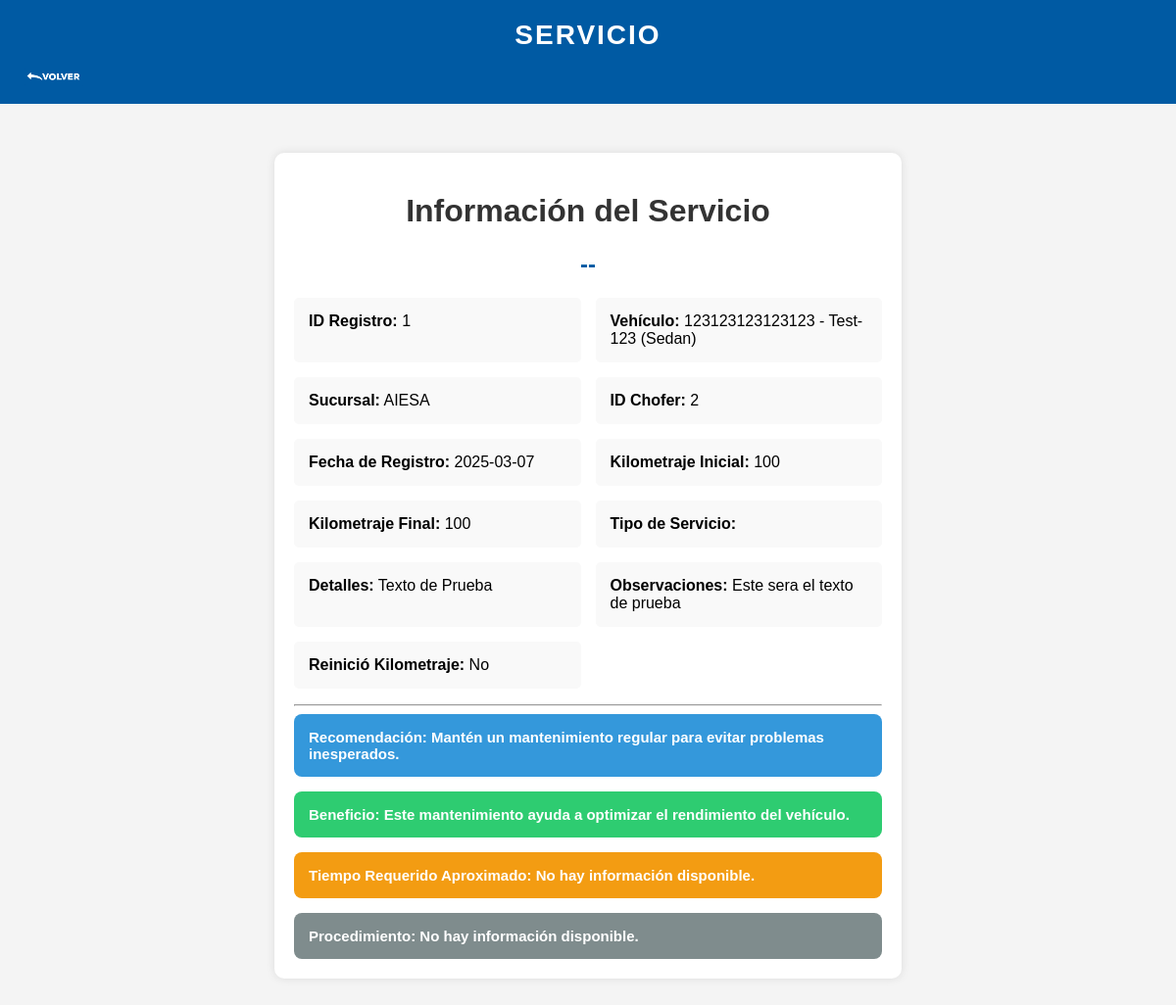
The page /Detalle_Servicio.php?id=1 on the database its author committed.
### tables this page shows
CREATE TABLE `registro_kilometraje` (
  `id_registro` int(11) NOT NULL,
  `id_vehiculo` int(11) NOT NULL,
  `id_chofer` int(11) NOT NULL,
  `Tipo_Registro` enum('Registro','Servicio') NOT NULL DEFAULT 'Registro',
  `fecha_registro` date DEFAULT NULL,
  `kilometraje_inicial` int(11) NOT NULL,
  `kilometraje_final` int(11) NOT NULL
);

CREATE TABLE `vehiculos` (
  `id_vehiculo` int(11) NOT NULL,
  `numero_serie` varchar(50) NOT NULL,
  `placa` varchar(20) NOT NULL,
  `tipo` varchar(50) NOT NULL,
  `Sucursal` varchar(255) NOT NULL,
  `Km_de_Servicio` int(11) NOT NULL DEFAULT '5000',
  `Km_Total` int(11) NOT NULL DEFAULT '0',
  `Km_Actual` int(11) NOT NULL DEFAULT '0',
  `Fecha_Ultimo_Servicio` date DEFAULT NULL
);

CREATE TABLE `servicios_detalle` (
  `id` int(11) NOT NULL,
  `id_servicio` int(11) NOT NULL,
  `tipo_servicio` varchar(255) NOT NULL,
  `detalles` varchar(255) DEFAULT NULL,
  `reiniciar_km` tinyint(1) NOT NULL DEFAULT '0',
  `observaciones` text
);

### Detalle_Servicio.php (the view, shortened to what this page needs)
<?php
require_once __DIR__ . "/Conexiones/Conexion.php";
$id = intval($_GET['id']);
$query = "SELECT rk.id_registro, rk.id_vehiculo, v.numero_serie, v.placa, v.tipo AS tipo_vehiculo, v.Sucursal,
                 rk.id_chofer, rk.fecha_registro, rk.kilometraje_inicial, rk.kilometraje_final,
                 sd.tipo_servicio, sd.detalles, sd.reiniciar_km, sd.observaciones
          FROM registro_kilometraje rk
          LEFT JOIN servicios_detalle sd ON rk.id_registro = sd.id_servicio
          LEFT JOIN vehiculos v ON rk.id_vehiculo = v.id_vehiculo
          WHERE rk.id_registro = ?";
$stmt = $conn->prepare($query);
$stmt->bind_param("i", $id);
$stmt->execute();
$result = $stmt->get_result();
$servicio = $result->fetch_assoc();
$recomendaciones = [
    "Afinacion Mayor" => "Realiza una afinación mayor cada 30,000 km para mantener el motor en óptimas condiciones.",
    "Afinacion Menor" => "Haz una afinación menor cada 10,000 km para evitar fallas prematuras.",
    "Revision General" => "Es recomendable realizar una revisión general cada 10,000 km para detectar problemas a tiempo.",
    "Frenos" => "Evita frenadas bruscas y revisa el sistema de frenos cada 5,000 km.",
    "Sistema Electrico" => "Verifica el estado de las conexiones eléctricas y luces cada 6 meses.",
    "Mecanica General" => "Inspecciona el motor y componentes principales cada 20,000 km.",
    "Carroceria y Estetico" => "Mantén en buen estado la carrocería con revisiones periódicas.",
    "Traslados Con Proveedores" => "Asegura la correcta gestión de insumos y partes con proveedores confiables.",
    "Observaciones" => "Cada vehículo debe ser inspeccionado antes de salir del taller."
];
$beneficios = [
    "Afinacion Mayor" => "Mejora el rendimiento del motor y evita fallos prematuros.",
    "Afinacion Menor" => "Asegura un consumo eficiente de combustible y prolonga la vida del motor.",
    "Revision General" => "Previene reparaciones costosas y aumenta la seguridad del vehículo.",
    "Frenos" => "Mejora la seguridad en el frenado y reduce el desgaste de los discos y tambores.",
    "Sistema Electrico" => "Optimiza el rendimiento del sistema eléctrico y evita cortocircuitos.",
    "Mecanica General" => "Mantiene el vehículo en condiciones óptimas y prolonga su vida útil.",
    "Carroceria y Estetico" => "Conserva el buen estado del vehículo y mejora su apariencia.",
    "Traslados Con Proveedores" => "Permite abastecerse de piezas y repuestos necesarios para las reparaciones.",
    "Observaciones" => "Garantiza que el vehículo se entregue en las mejores condiciones posibles."
];
$Tiempo_Requerido_Aproximado = [
"Afinacion Mayor" => "1 Dia Mas Suspension Frenos y Lavado",
"Afinacion Menor" => "1/2 Dia Solo Afinacion Menor y Lavado",
"Revision General" => "1/2 Dia mas si requiere mas reparaciones",
"Frenos" => "1/2 Dia si solo es el servicio de frenos con discos o tambores rectificados mas limpieza y lubricado",
"Sistema Electrico" => "1-2 Dias dependiendo de la gravedad de la falla con diagnostico de 3 horas",
"Mecanica General" => "1-3 Dias dependiendo de la dificultad de la reparacion y disponibilidad de piezas con un diagnostico de 2 a 3 horas realizando inspeccion general de componentes hermanados a la falla y dependiendo de los pagos de las piezas ",
"Carroceria y Estetico" => "1/2 - 1 Dia dependiendo de la disponiblidad de piezas",
"Traslados Con Proveedores" => "1-2 Horas Tiempo de traslado",
"Observaciones" => "1-3 Horas Tiempo de Diagnostico"
];
    $tipo_servicio = $servicio['tipo_servicio'];
    $recomendacion = $recomendaciones[$tipo_servicio] ?? "Mantén un mantenimiento regular para evitar problemas inesperados.";
    $beneficio = $beneficios[$tipo_servicio] ?? "Este mantenimiento ayuda a optimizar el rendimiento del vehículo.";
    $tiempo_requerido = $Tiempo_Requerido_Aproximado[$tipo_servicio]?? "No hay información disponible.";
    $procedimiento = $procedimineto[$tipo_servicio]?? "No hay información disponible.";
?>
<!DOCTYPE html>
<html lang="es">
<head>
    <link rel="stylesheet" href="styles7.css">
</head>
<body>
<header class="header">
        <div class="logo">
<a>Servicio</a>
    </div>
        <nav class="navbar">
            <ul>
                <li class="nav-item"><a href='detalles_vehiculo.php?id=<?= htmlspecialchars($servicio['id_vehiculo']) ?>' class="nav-link">
                <img src="/Img/Botones entregas\RegistrarChofer\VOLVAZ.png" alt="Choferes"class = "icono-Volver"style="max-width: 5%; height: auto; position:absolute; top: 70px; left: 25px;">
               </a></li>
            </ul>
        </nav>
    </header>
    <div class="container">
        <h1>Información del Servicio</h1>
        <h2>-<?= htmlspecialchars($servicio['tipo_servicio']) ?>-</h2>
        <div class="info-grid">
            <div class="info-box"><strong>ID Registro:</strong> <?= htmlspecialchars($servicio['id_registro']) ?></div>
            <div class="info-box"><strong>Vehículo:</strong> <?= htmlspecialchars($servicio['numero_serie']) ?> - <?= htmlspecialchars($servicio['placa']) ?> (<?= htmlspecialchars($servicio['tipo_vehiculo']) ?>)</div>
            <div class="info-box"><strong>Sucursal:</strong> <?= htmlspecialchars($servicio['Sucursal']) ?></div>
            <div class="info-box"><strong>ID Chofer:</strong> <?= htmlspecialchars($servicio['id_chofer']) ?></div>
            <div class="info-box"><strong>Fecha de Registro:</strong> <?= htmlspecialchars($servicio['fecha_registro']) ?></div>
            <div class="info-box"><strong>Kilometraje Inicial:</strong> <?= htmlspecialchars($servicio['kilometraje_inicial']) ?></div>
            <div class="info-box"><strong>Kilometraje Final:</strong> <?= htmlspecialchars($servicio['kilometraje_final']) ?></div>
            <div class="info-box"><strong>Tipo de Servicio:</strong> <?= htmlspecialchars($servicio['tipo_servicio']) ?></div>
            <div class="info-box"><strong>Detalles:</strong> <?= htmlspecialchars($servicio['detalles']) ?></div>
            <div class="info-box"><strong>Observaciones:</strong> <?= htmlspecialchars($servicio['observaciones']) ?></div>
            <div class="info-box"><strong>Reinició Kilometraje:</strong> <?= $servicio['reiniciar_km'] ? 'Sí' : 'No' ?></div>
        </div>
        <hr></hr>
        <div class="info-grid">
        <div class="highlight recommendation"><strong>Recomendación:</strong> <?= $recomendacion ?></div>
        <div class="highlight benefit"><strong>Beneficio:</strong> <?= $beneficio ?></div>
        <div class="highlight time"><strong>Tiempo Requerido Aproximado:</strong> <?= $tiempo_requerido ?></div>
        <div class="highlight procedure"><strong>Procedimiento:</strong> <?= nl2br(htmlspecialchars($procedimiento)) ?></div>
        </div>
    </div>
</body>
</html>

### styles7.css (style rules this page uses)
body { font-family: Arial, sans-serif; background-color: #f0f0f0; margin: 0; padding: 0; }
.container { width: 50%; margin: 100px auto; background-color: #fff; padding: 20px; border-radius: 5px; box-shadow: 0px 0px 10px rgba(0, 0, 0, 0.1); }
h2 { text-align: center; margin-bottom: 20px; color: #005aa3; }
.header { background-color: #005aa3; color: #fff; padding: 20px 0; text-align: center; width: 100%; }
.logo { font-size: 28px; font-weight: bold; text-transform: uppercase; letter-spacing: 2px; }
.navbar ul { list-style: none; padding: 0; margin: 0; }
.nav-item { display: inline-block; margin: 0 15px; }
.nav-link { color: #fff; text-decoration: none; font-size: 18px; }

### Detalle_Servicio.php (style rules this page uses)
body { font-family: Arial, sans-serif; background-color: #f4f4f4; margin: 0; padding: 0; }
.container { max-width: 800px; margin: 50px auto; background: #fff; padding: 20px; border-radius: 10px; box-shadow: 0px 0px 10px rgba(0, 0, 0, 0.1); }
h1 { text-align: center; color: #333; }
.info-grid { display: grid; grid-template-columns: 1fr 1fr; gap: 15px; }
.info-box { background: #f9f9f9; padding: 15px; border-radius: 5px; }
.highlight { padding: 15px; border-radius: 8px; font-size: 15px; font-weight: 600; text-align: left; color: white; grid-column: span 3; }
.highlight.recommendation { background: #3498db; }
.highlight.benefit { background: #2ecc71; }
.highlight.time { background: #f39c12; }
.highlight.procedure { background: #7f8c8d; }

### rows shown on the page
registro_kilometraje: id_registro "1", id_vehiculo.numero_serie "123123123123123", id_vehiculo.placa "Test-123", id_vehiculo.tipo "Sedan", id_vehiculo.Sucursal "AIESA", id_chofer "2", fecha_registro "2025-03-07", kilometraje_inicial "100", kilometraje_final "100", servicios_detalle.detalles "Texto de Prueba", servicios_detalle.observaciones "Este sera el texto de prueba", servicios_detalle.tipo_servicio "Mantén un mantenimiento regular para evitar problemas inesperados.", servicios_detalle.tipo_servicio "Este mantenimiento ayuda a optimizar el rendimiento del vehículo.", servicios_detalle.tipo_servicio "No hay información disponible."
